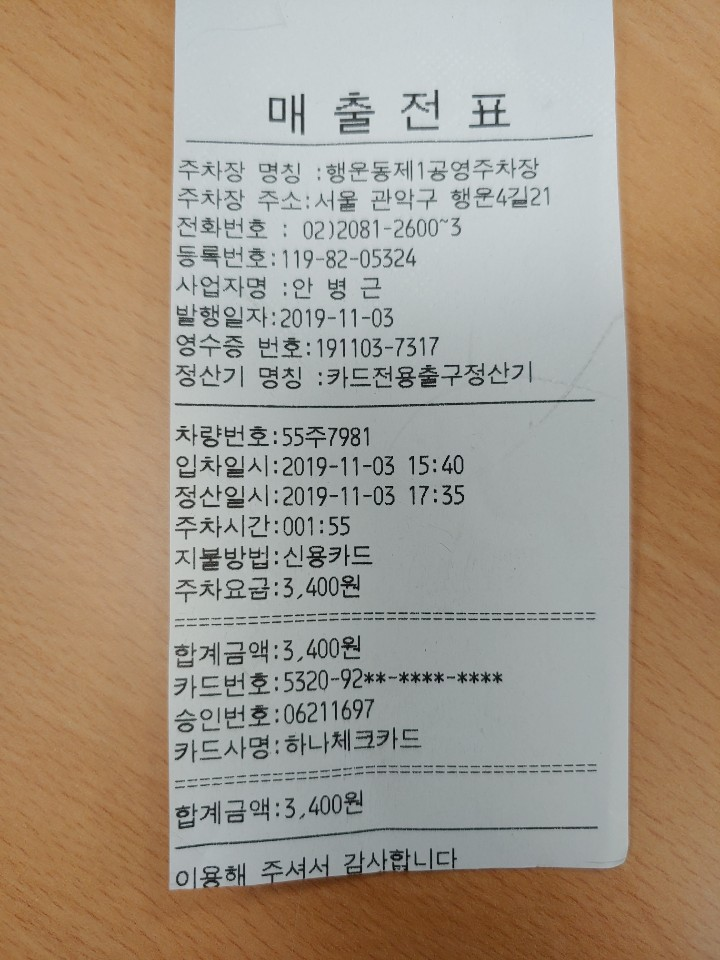
#> input picture image/recipt_example.jpg, 720 x 960 px
$ python -i ocr_enhanced_preprocess.py   (imports and definitions only)
#> lines starting #> are read from the running program, lines starting #| are printed output that depends on the picture; after the words box and inside, x2 and y2 are one past the last pixel; in counts of white or black regions, pixels touching at a corner belong together
import cv2
import numpy as np
import easyocr

def aggressive_preprocess_receipt(image_path):
    """
    초강력 영수증 전처리 - 모든 기법 동원
    """
#> called with image_path = '../image/recipt_example.jpg'
    img = cv2.imread(image_path)
#> img is the input picture: shape (960, 720, 3); mean B, G, R 134.7, 151.1, 164.3
    if img is None:
        print(f"이미지를 로드할 수 없습니다: {image_path}")
        return None

    print("1. 초고해상도 변환 시작...")
    # 1. 해상도 5배 증가 (더 극단적으로)
    height, width = img.shape[:2]
#> height = 960; width = 720
    img_huge = cv2.resize(img, (width * 5, height * 5), interpolation=cv2.INTER_CUBIC)

    # 2. 그레이스케일
    gray = cv2.cvtColor(img_huge, cv2.COLOR_BGR2GRAY)
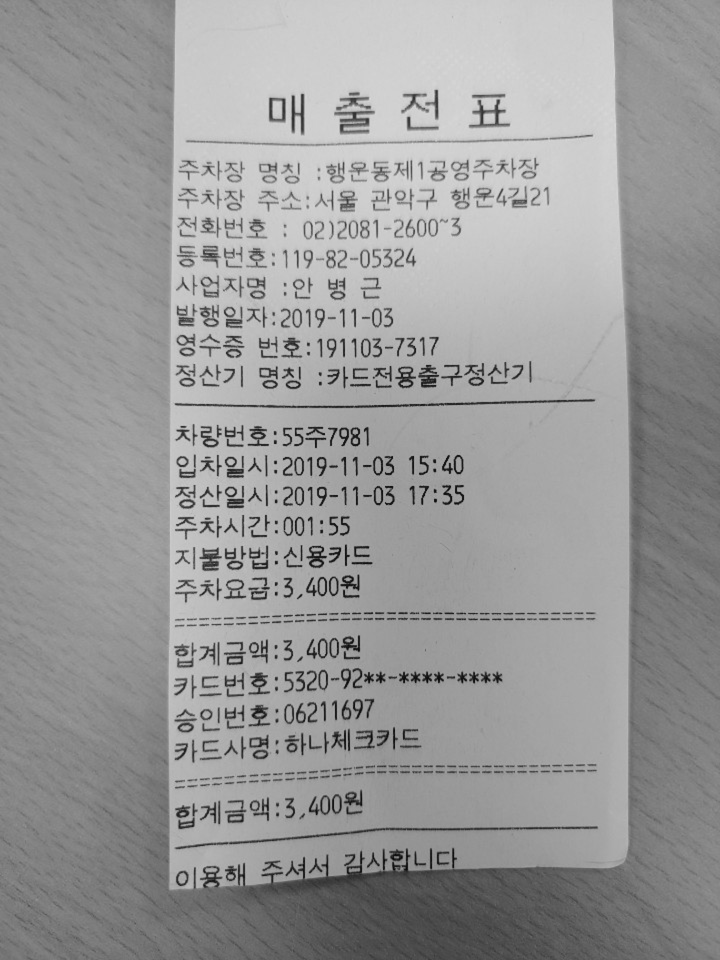
#> gray: shape (4800, 3600) (shown at 1/5 size); min 0, max 225, mean 153.2

    print("2. 강력한 노이즈 제거...")
    # 3. Bilateral 필터 (강력한 노이즈 제거하면서 경계 보존)
    bilateral = cv2.bilateralFilter(gray, 15, 80, 80)

    print("3. 극단적 대비 향상...")
    # 4. 극단적 CLAHE (대비 최대 강화)
    clahe = cv2.createCLAHE(clipLimit=5.0, tileGridSize=(4, 4))
    enhanced = clahe.apply(bilateral)
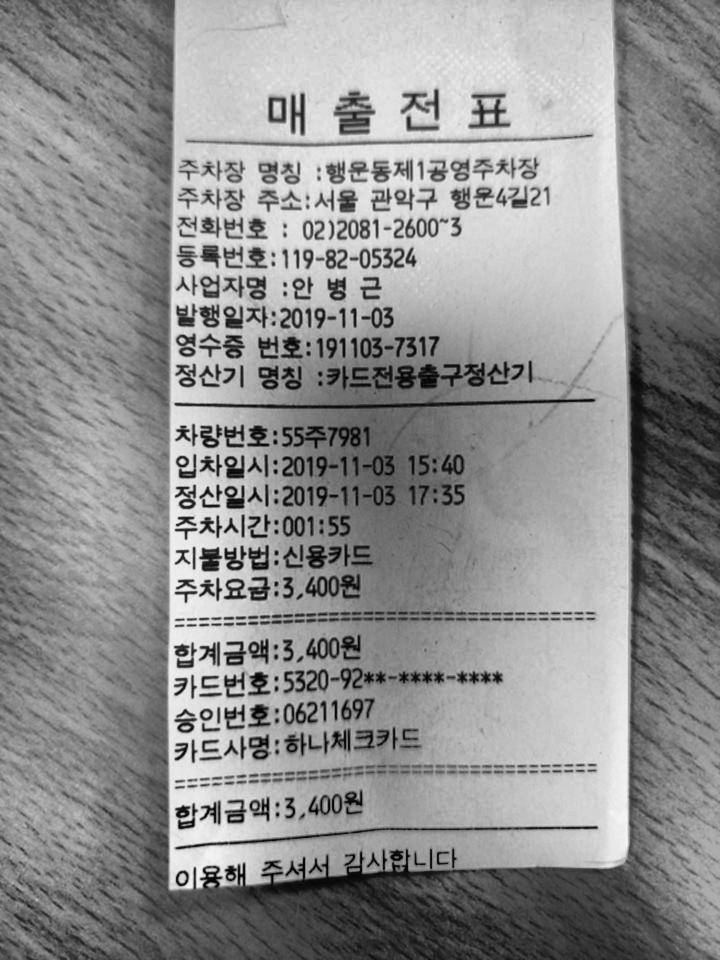
#> enhanced: shape (4800, 3600) (shown at 1/5 size); min 1, max 246, mean 143.3

    print("4. 초강력 샤프닝...")
    # 5. 매우 강한 샤프닝
    kernel_sharpen = np.array([[-3, -3, -3],
                              [-3, 25, -3],
                              [-3, -3, -3]])
    sharpened = cv2.filter2D(enhanced, -1, kernel_sharpen)

    print("5. 감마 보정...")
    # 6. 감마 보정 (밝기 조절)
    gamma = 1.2
    gamma_corrected = np.power(sharpened / 255.0, gamma) * 255.0
    gamma_corrected = gamma_corrected.astype(np.uint8)

    print("6. 적응형 이진화...")
    # 7. 여러 방법의 이진화 시도
    # 방법 1: OTSU
    _, otsu = cv2.threshold(gamma_corrected, 0, 255, cv2.THRESH_BINARY + cv2.THRESH_OTSU)
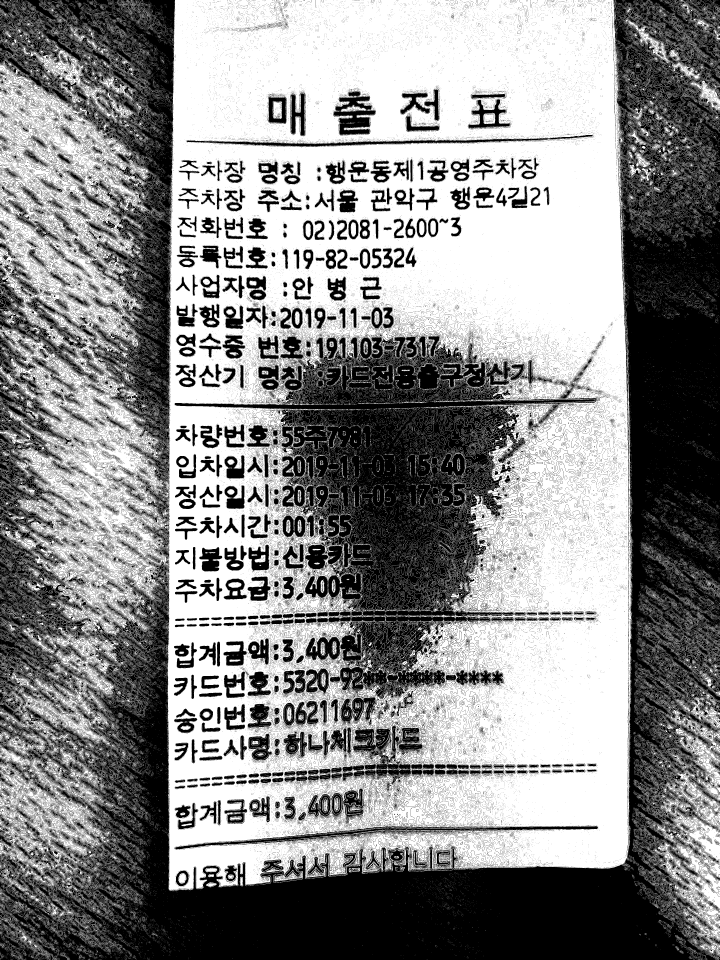
#> otsu: shape (4800, 3600) (shown at 1/5 size); 55% white; 94924 black regions (88890 under 20 px), largest, box (x1, y1, x2, y2) and area: (0, 0, 3600, 4800) 4856106, (873, 1636, 2994, 4133) 1381006, (876, 4124, 2990, 4262) 39459

    # 방법 2: 적응형 (가우시안)
    adaptive_gauss = cv2.adaptiveThreshold(gamma_corrected, 255,
                                         cv2.ADAPTIVE_THRESH_GAUSSIAN_C,
                                         cv2.THRESH_BINARY,
                                         blockSize=21, C=10)
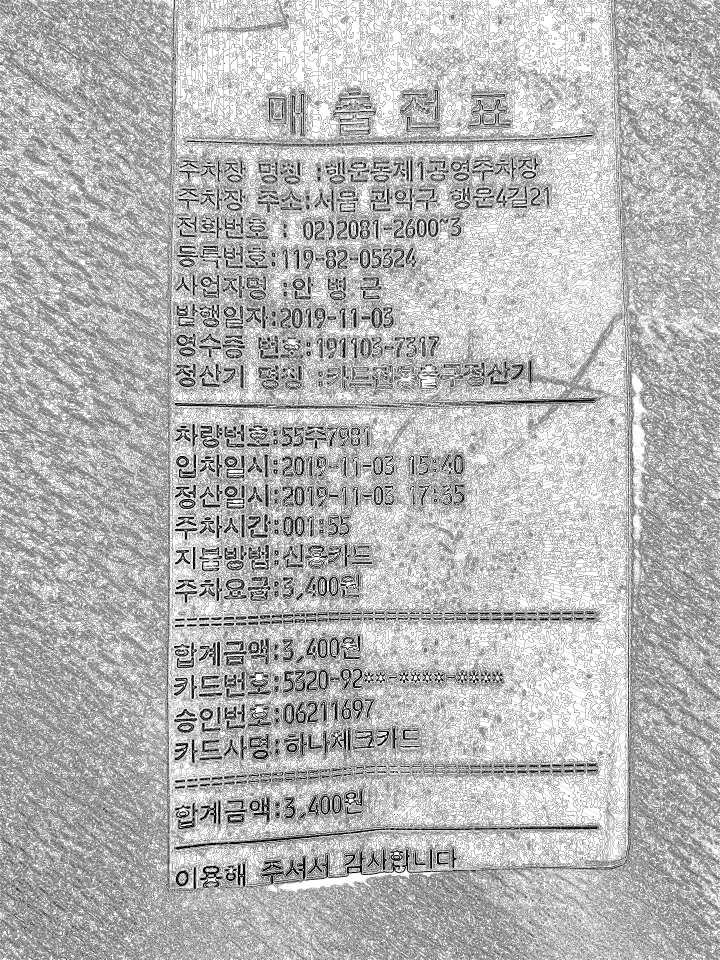
#> adaptive_gauss: shape (4800, 3600) (shown at 1/5 size); 71.3% white; black in thin lines or dots

    # 방법 3: 적응형 (평균)
    adaptive_mean = cv2.adaptiveThreshold(gamma_corrected, 255,
                                        cv2.ADAPTIVE_THRESH_MEAN_C,
                                        cv2.THRESH_BINARY,
                                        blockSize=21, C=10)
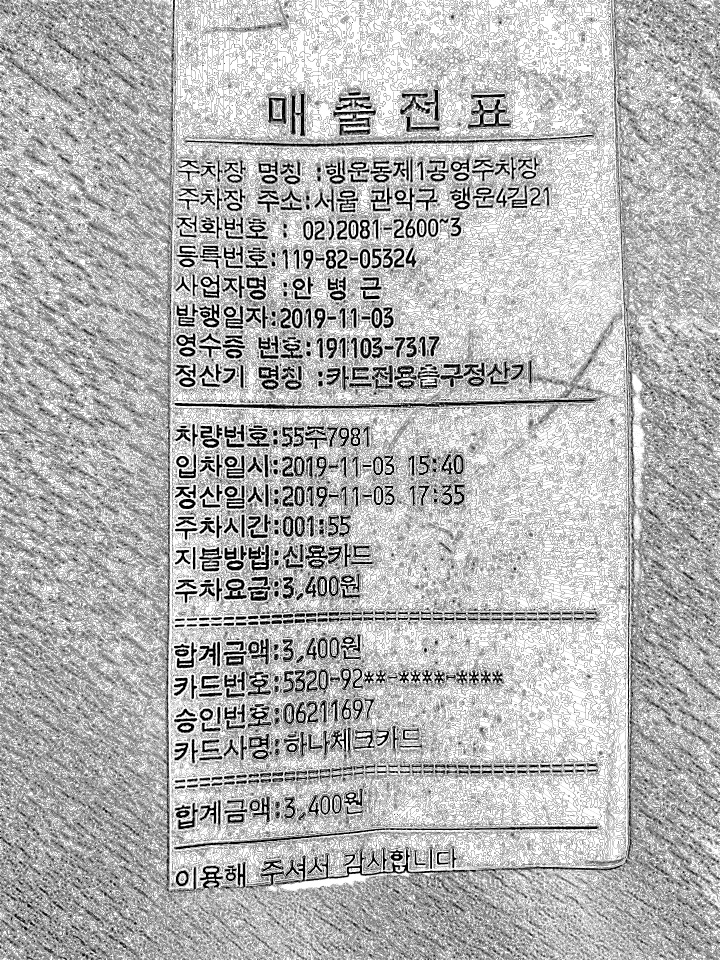
#> adaptive_mean: shape (4800, 3600) (shown at 1/5 size); 70.6% white; black in thin lines or dots

    print("7. 최적 이진화 선택...")
    # 가장 좋은 이진화 방법 선택 (여기서는 적응형 가우시안)
    binary = adaptive_gauss

    print("8. 모폴로지 연산...")
    # 8. 텍스트 연결 개선
    kernel_close = cv2.getStructuringElement(cv2.MORPH_RECT, (3, 1))
    closed = cv2.morphologyEx(binary, cv2.MORPH_CLOSE, kernel_close)
#> closed: shape (4800, 3600); 86.9% white; black in thin lines or dots

    # 9. 작은 노이즈 제거
    kernel_open = cv2.getStructuringElement(cv2.MORPH_RECT, (2, 2))
    final = cv2.morphologyEx(closed, cv2.MORPH_OPEN, kernel_open)
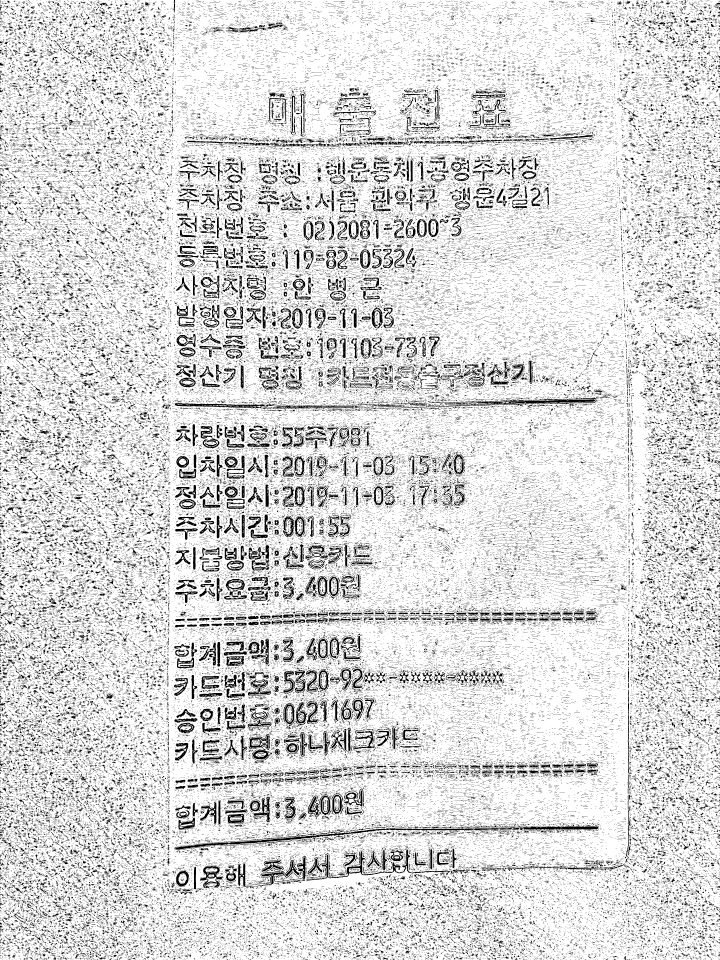
#> final: shape (4800, 3600) (shown at 1/5 size); 85% white; 128568 black regions (108103 under 20 px), largest, box (x1, y1, x2, y2) and area: (872, 4129, 2990, 4247) 21679, (1818, 1987, 2984, 2048) 13032, (874, 2011, 1862, 2047) 10386

    print("전처리 완료!")
    return final

# [234 lines left out: functions try_multiple_preprocessing_methods, ultimate_receipt_ocr, filter_and_format_receipt, main, debug_preprocessing, not called in this run]

# [2 lines not run here, left out]

>>> result = aggressive_preprocess_receipt('../image/recipt_example.jpg')
